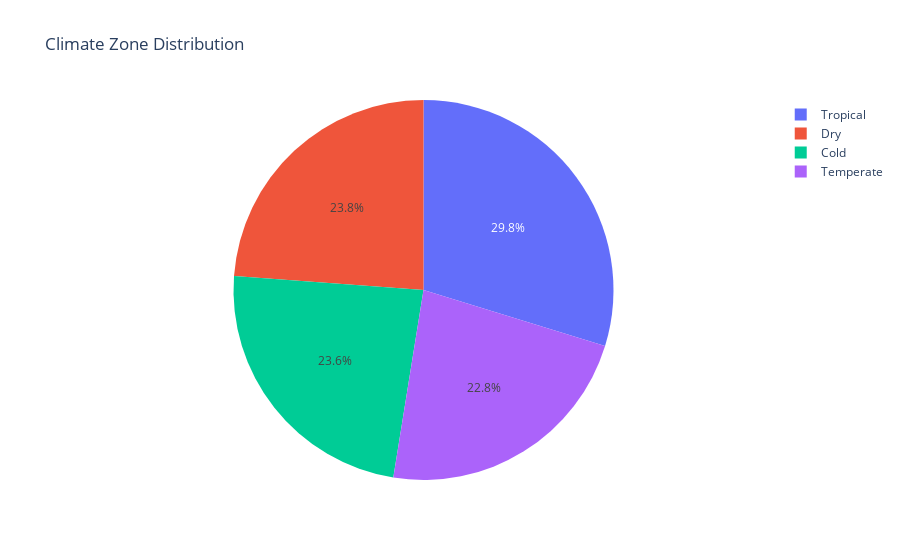

Here is the notebook cell this chart was saved with:
### Markdown cell above
# Climate Zone Chart

### Code cell
import plotly.express as px

fig = px.pie(df, names='climate_zone', title='Climate Zone Distribution')
fig.show()

### Figure 1 — Plotly figure (JSON) as saved in the notebook; plotly's stock layout.template omitted (floating-point values rounded to 4 significant figures; data arrays with more than 128 entries replaced by an {"elided": "..."} marker saying what was removed)
{"data": [{"domain": {"x": [0, 1], "y": [0, 1]}, "hovertemplate": "climate_zone=%{label}<extra></extra>", "labels": {"elided": "10000 str values"}, "legendgroup": "", "name": "", "showlegend": true, "type": "pie"}], "layout": {"legend": {"tracegroupgap": 0}, "title": {"text": "Climate Zone Distribution"}}}
